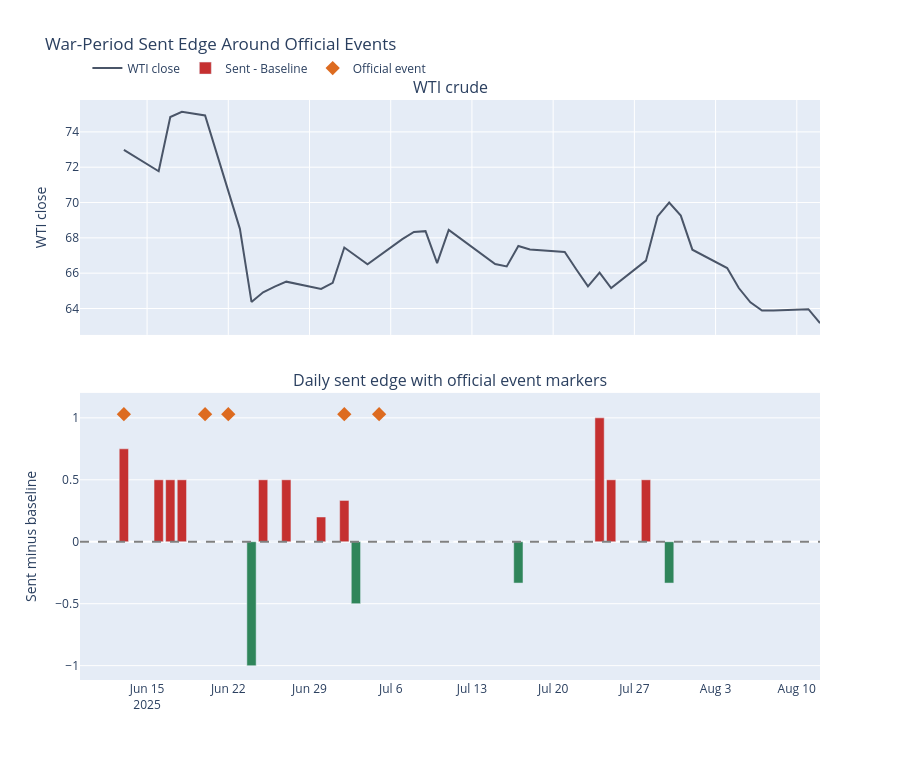

The cell this chart's notebook holds for it:
### Markdown cell above
## War-Period Sent Edge Around Official Events

The event-day split shows that the edge is concentrated, but it does not show timing. Here the daily `Sent - Baseline` bars are placed next to official event markers. Positive bars near those markers suggest that the model difference is connected to the arrival of war-related information, not just to a general war-period average.

### Code cell
# Align daily Sent-minus-Baseline edge with the official event timeline and nearby WTI moves.
event_sources = pd.read_csv(ARTIFACT_DIR / 'statement_event_sources.csv', parse_dates=['date'])
event_sources = event_sources[(event_sources['date'] >= WAR_START) & (event_sources['date'] <= WAR_END)].copy()
event_daily = event_sources.groupby('date', as_index=False).agg(
    total_weight=('weight', 'sum'),
    title=('title', 'first'),
)

war_daily_edge = (
    behavior[behavior['period'] == 'War']
    .groupby('date', as_index=False)
    .agg(
        baseline_accuracy=('baseline_correct', 'mean'),
        sent_accuracy=('sent_correct', 'mean'),
    )
)
war_daily_edge['sent_minus_baseline'] = war_daily_edge['sent_accuracy'] - war_daily_edge['baseline_accuracy']

crude = yf.download('CL=F', start=str(WAR_START.date()), end=str((WAR_END + pd.Timedelta(days=2)).date()), progress=False, auto_adjust=False)
if isinstance(crude.columns, pd.MultiIndex):
    crude.columns = crude.columns.get_level_values(0)
crude.columns = [str(column).title() for column in crude.columns]
crude.index = pd.to_datetime(crude.index).tz_localize(None)

fig = make_subplots(
    rows=2,
    cols=1,
    shared_xaxes=True,
    vertical_spacing=0.10,
    row_heights=[0.45, 0.55],
    subplot_titles=('WTI crude', 'Daily sent edge with official event markers'),
)

fig.add_trace(
    go.Scatter(
        x=crude.index,
        y=crude['Close'],
        mode='lines',
        name='WTI close',
        line=dict(color='#4a5568', width=2),
    ),
    row=1,
    col=1,
)

fig.add_trace(
    go.Bar(
        x=war_daily_edge['date'],
        y=war_daily_edge['sent_minus_baseline'],
        name='Sent - Baseline',
        marker_color=['#c53030' if value >= 0 else '#2f855a' for value in war_daily_edge['sent_minus_baseline']],
        hovertemplate='Date=%{x}<br>Sent minus baseline=%{y:.3f}<extra></extra>',
    ),
    row=2,
    col=1,
)

if not event_daily.empty:
    y_marker = max(0.05, war_daily_edge['sent_minus_baseline'].max() + 0.03)
    fig.add_trace(
        go.Scatter(
            x=event_daily['date'],
            y=[y_marker] * len(event_daily),
            mode='markers',
            marker=dict(color='#dd6b20', size=11, symbol='diamond'),
            name='Official event',
            text=event_daily['title'],
            hovertemplate='Date=%{x}<br>%{text}<extra></extra>',
        ),
        row=2,
        col=1,
    )

fig.add_hline(y=0, line_dash='dash', line_color='gray', row=2, col=1)
fig.update_layout(
    title='War-Period Sent Edge Around Official Events',
    height=760,
    legend=dict(orientation='h', y=1.08, x=0.01),
)
fig.update_yaxes(title_text='WTI close', row=1, col=1)
fig.update_yaxes(title_text='Sent minus baseline', row=2, col=1)
fig.show()

### Figure 1 — Plotly figure (JSON) as saved in the notebook; plotly's stock layout.template omitted (floating-point values rounded to 4 significant figures)
{"data": [{"line": {"color": "#4a5568", "width": 2}, "mode": "lines", "name": "WTI close", "type": "scatter", "x": ["2025-06-13T00:00:00.000000000", "2025-06-16T00:00:00.000000000", "2025-06-17T00:00:00.000000000", "2025-06-18T00:00:00.000000000", "2025-06-20T00:00:00.000000000", "2025-06-23T00:00:00.000000000", "2025-06-24T00:00:00.000000000", "2025-06-25T00:00:00.000000000", "2025-06-26T00:00:00.000000000", "2025-06-27T00:00:00.000000000", "2025-06-30T00:00:00.000000000", "2025-07-01T00:00:00.000000000", "2025-07-02T00:00:00.000000000", "2025-07-03T00:00:00.000000000", "2025-07-04T00:00:00.000000000", "2025-07-07T00:00:00.000000000", "2025-07-08T00:00:00.000000000", "2025-07-09T00:00:00.000000000", "2025-07-10T00:00:00.000000000", "2025-07-11T00:00:00.000000000", "2025-07-14T00:00:00.000000000", "2025-07-15T00:00:00.000000000", "2025-07-16T00:00:00.000000000", "2025-07-17T00:00:00.000000000", "2025-07-18T00:00:00.000000000", "2025-07-21T00:00:00.000000000", "2025-07-22T00:00:00.000000000", "2025-07-23T00:00:00.000000000", "2025-07-24T00:00:00.000000000", "2025-07-25T00:00:00.000000000", "2025-07-28T00:00:00.000000000", "2025-07-29T00:00:00.000000000", "2025-07-30T00:00:00.000000000", "2025-07-31T00:00:00.000000000", "2025-08-01T00:00:00.000000000", "2025-08-04T00:00:00.000000000", "2025-08-05T00:00:00.000000000", "2025-08-06T00:00:00.000000000", "2025-08-07T00:00:00.000000000", "2025-08-08T00:00:00.000000000", "2025-08-11T00:00:00.000000000", "2025-08-12T00:00:00.000000000"], "xaxis": "x", "y": [72.98, 71.77, 74.84, 75.14, 74.93, 68.51, 64.37, 64.92, 65.24, 65.52, 65.11, 65.45, 67.45, 67.0, 66.5, 67.93, 68.33, 68.38, 66.57, 68.45, 66.98, 66.52, 66.38, 67.54, 67.34, 67.2, 66.21, 65.25, 66.03, 65.16, 66.71, 69.21, 70.0, 69.26, 67.33, 66.29, 65.16, 64.35, 63.88, 63.88, 63.96, 63.17], "yaxis": "y"}, {"hovertemplate": "Date=%{x}<br>Sent minus baseline=%{y:.3f}<extra></extra>", "marker": {"color": ["#c53030", "#c53030", "#c53030", "#c53030", "#c53030", "#c53030", "#2f855a", "#c53030", "#c53030", "#c53030", "#c53030", "#c53030", "#c53030", "#2f855a", "#c53030", "#c53030", "#c53030", "#c53030", "#c53030", "#c53030", "#c53030", "#2f855a", "#c53030", "#c53030", "#c53030", "#c53030", "#c53030", "#c53030", "#c53030", "#2f855a", "#c53030", "#c53030", "#c53030", "#c53030", "#c53030", "#c53030"]}, "name": "Sent - Baseline", "type": "bar", "x": ["2025-06-13T00:00:00.000000000", "2025-06-16T00:00:00.000000000", "2025-06-17T00:00:00.000000000", "2025-06-18T00:00:00.000000000", "2025-06-20T00:00:00.000000000", "2025-06-23T00:00:00.000000000", "2025-06-24T00:00:00.000000000", "2025-06-25T00:00:00.000000000", "2025-06-26T00:00:00.000000000", "2025-06-27T00:00:00.000000000", "2025-06-30T00:00:00.000000000", "2025-07-01T00:00:00.000000000", "2025-07-02T00:00:00.000000000", "2025-07-03T00:00:00.000000000", "2025-07-07T00:00:00.000000000", "2025-07-08T00:00:00.000000000", "2025-07-10T00:00:00.000000000", "2025-07-11T00:00:00.000000000", "2025-07-14T00:00:00.000000000", "2025-07-15T00:00:00.000000000", "2025-07-16T00:00:00.000000000", "2025-07-17T00:00:00.000000000", "2025-07-18T00:00:00.000000000", "2025-07-21T00:00:00.000000000", "2025-07-22T00:00:00.000000000", "2025-07-24T00:00:00.000000000", "2025-07-25T00:00:00.000000000", "2025-07-28T00:00:00.000000000", "2025-07-29T00:00:00.000000000", "2025-07-30T00:00:00.000000000", "2025-07-31T00:00:00.000000000", "2025-08-01T00:00:00.000000000", "2025-08-04T00:00:00.000000000", "2025-08-05T00:00:00.000000000", "2025-08-06T00:00:00.000000000", "2025-08-07T00:00:00.000000000"], "xaxis": "x2", "y": [0.75, 0.5, 0.5, 0.5, 0.0, 0.0, -1.0, 0.5, 0.0, 0.5, 0.2, 0.0, 0.3333, -0.5, 0.0, 0.0, 0.0, 0.0, 0.0, 0.0, 0.0, -0.3333, 0.0, 0.0, 0.0, 1.0, 0.5, 0.5, 0.0, -0.3333, 0.0, 0.0, 0.0, 0.0, 0.0, 0.0], "yaxis": "y2"}, {"hovertemplate": "Date=%{x}<br>%{text}<extra></extra>", "marker": {"color": "#dd6b20", "size": 11, "symbol": "diamond"}, "mode": "markers", "name": "Official event", "text": ["Oil prices surge after Israeli strikes on Iran", "Treasury sanctions Houthi oil trading and shipping", "Iran parliament backs blocking Strait of Hormuz", "Reuters-reported US alarm over Iranian mine preparations near Hormuz", "OPEC+ reaffirms market stability"], "type": "scatter", "x": ["2025-06-13T00:00:00.000000000", "2025-06-20T00:00:00.000000000", "2025-06-22T00:00:00.000000000", "2025-07-02T00:00:00.000000000", "2025-07-05T00:00:00.000000000"], "xaxis": "x2", "y": [1.03, 1.03, 1.03, 1.03, 1.03], "yaxis": "y2"}], "layout": {"annotations": [{"font": {"size": 16}, "showarrow": false, "text": "WTI crude", "x": 0.5, "xanchor": "center", "xref": "paper", "y": 1, "yanchor": "bottom", "yref": "paper"}, {"font": {"size": 16}, "showarrow": false, "text": "Daily sent edge with official event markers", "x": 0.5, "xanchor": "center", "xref": "paper", "y": 0.495, "yanchor": "bottom", "yref": "paper"}], "height": 760, "legend": {"orientation": "h", "x": 0.01, "y": 1.08}, "shapes": [{"line": {"color": "gray", "dash": "dash"}, "type": "line", "x0": 0, "x1": 1, "xref": "x2 domain", "y0": 0, "y1": 0, "yref": "y2"}], "title": {"text": "War-Period Sent Edge Around Official Events"}, "xaxis": {"anchor": "y", "domain": [0, 1], "matches": "x2", "showticklabels": false}, "xaxis2": {"anchor": "y2", "domain": [0, 1]}, "yaxis": {"anchor": "x", "domain": [0.595, 1], "title": {"text": "WTI close"}}, "yaxis2": {"anchor": "x2", "domain": [0, 0.495], "title": {"text": "Sent minus baseline"}}}}
